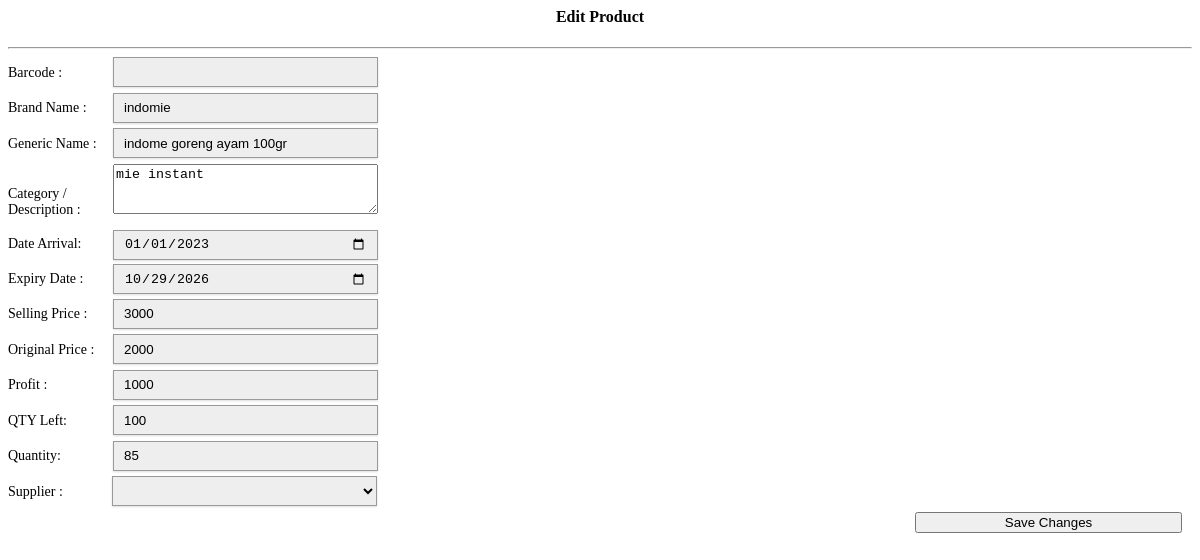
The page /main/editproduct.php?id=58 on the database as committed earlier.
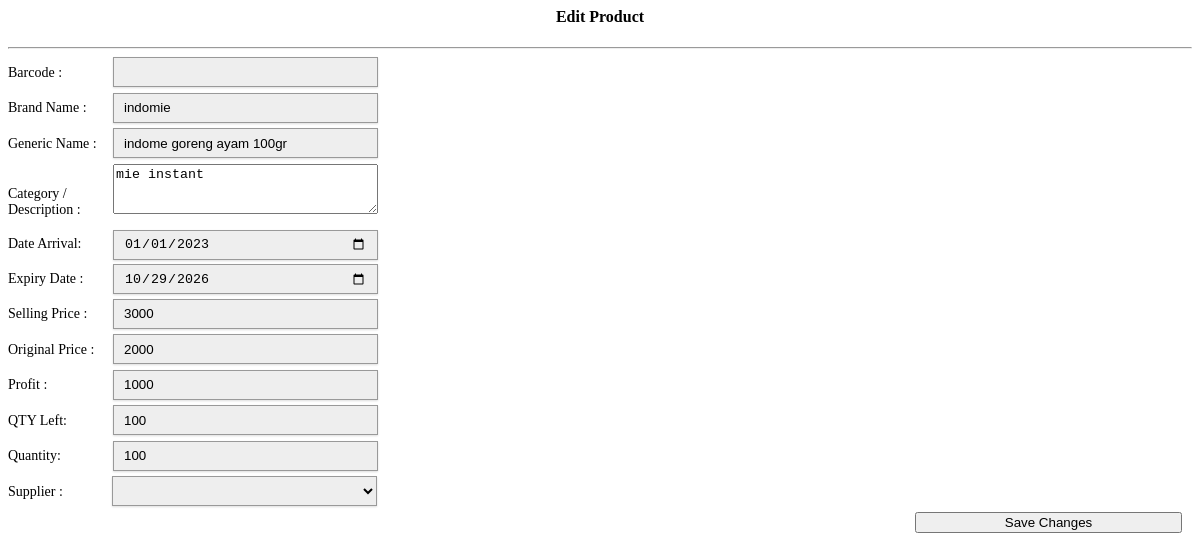
The same page on the database as committed later.
### tables this page shows
CREATE TABLE `products` (
  `product_id` int(11) NOT NULL,
  `product_code` varchar(200) NOT NULL,
  `gen_name` varchar(200) NOT NULL,
  `product_name` varchar(200) NOT NULL,
  `cost` varchar(100) NOT NULL,
  `o_price` varchar(100) NOT NULL,
  `price` varchar(100) NOT NULL,
  `profit` varchar(100) NOT NULL,
  `supplier` varchar(100) NOT NULL,
  `onhand_qty` int(10) NOT NULL,
  `qty` int(10) NOT NULL,
  `qty_sold` int(10) NOT NULL,
  `expiry_date` varchar(500) NOT NULL,
  `date_arrival` varchar(500) NOT NULL,
  `nama_toko` varchar(100) NOT NULL,
  `kode_barcode` varchar(150) NOT NULL
);

### main/editproduct.php (the view, shortened to what this page needs)
<?php
	include('../connect.php');
	$id=$_GET['id'];
	$result = $db->prepare("SELECT * FROM products WHERE product_id= :userid");
	$result->bindParam(':userid', $id);
	$result->execute();
	for($i=0; $row = $result->fetch(); $i++){
?>
<link href="../style.css" media="screen" rel="stylesheet" type="text/css" />
<form action="saveeditproduct.php" method="post">
<center><h4><i class="icon-edit icon-large"></i> Edit Product</h4></center>
<hr>
<div id="ac">
<span>Barcode : </span><input type="text" style="width:265px; height:30px;"  name="kode_barcode" value="<?php echo $row['kode_barcode']; ?>"/><br>
<span>Brand Name : </span><input type="text" style="width:265px; height:30px;"  name="code" value="<?php echo $row['product_code']; ?>" Required/><br>
<span>Generic Name : </span><input type="text" style="width:265px; height:30px;"  name="gen" value="<?php echo $row['gen_name']; ?>" /><br>
<span>Category / Description : </span><textarea style="width:265px; height:50px;" name="name" ><?php echo $row['product_name']; ?> </textarea><br>
<span>Date Arrival: </span><input type	="date" style="width:265px; height:30px;" name="date_arrival" value="<?php echo $row['date_arrival']; ?>" /><br>
<span>Expiry Date : </span><input type	="date" style="width:265px; height:30px;" name="exdate" value="<?php echo $row['expiry_date']; ?>" /><br>
<span>Selling Price : </span><input type="text" style="width:265px; height:30px;" id="txt1" name="price" value="<?php echo $row['price']; ?>" onkeyup="sum();" Required/><br>
<span>Original Price : </span><input type="text" style="width:265px; height:30px;" id="txt2" name="o_price" value="<?php echo $row['o_price']; ?>" onkeyup="sum();" Required/><br>
<span>Profit : </span><input type="text" style="width:265px; height:30px;" id="txt3" name="profit" value="<?php echo $row['profit']; ?>" readonly><br>
<span>QTY Left: </span><input type="number" style="width:265px; height:30px;" min="0" name="qty" value="<?php echo $row['qty']; ?>" /><br>
<span>Quantity: </span><input type="number" style="width:265px; height:30px;" min="0" name="sold" value="<?php echo $row['qty_sold']; ?>" /><br>
<span>Supplier : </span>
<select name="supplier" style="width:265px; height:30px; margin-left:-5px;" >
	<?php
		include('../connect.php');
		$result = $db->prepare("SELECT * FROM supliers where nama_toko = :nama_toko ");
		$result->bindParam(':nama_toko', $_SESSION['SESS_FIRST_NAME']);
		$result->execute();
		for($i=0; $row = $result->fetch(); $i++)
		{
	?>
        <option value="<?php echo $row['suplier_name']; ?>" > <?php echo $row['suplier_name']; ?> </option>
    <?php
		}
	?>
</select><br>
<div style="float:right; margin-right:10px;">
<button class="btn btn-success btn-block btn-large" style="width:267px;"><i class="icon icon-save icon-large"></i> Save Changes</button>
</div>
</div>
</form>
<?php
}
?>

Rows that differ between the two databases and show on the page:
changed products "indomie": sold "85" → "100"
